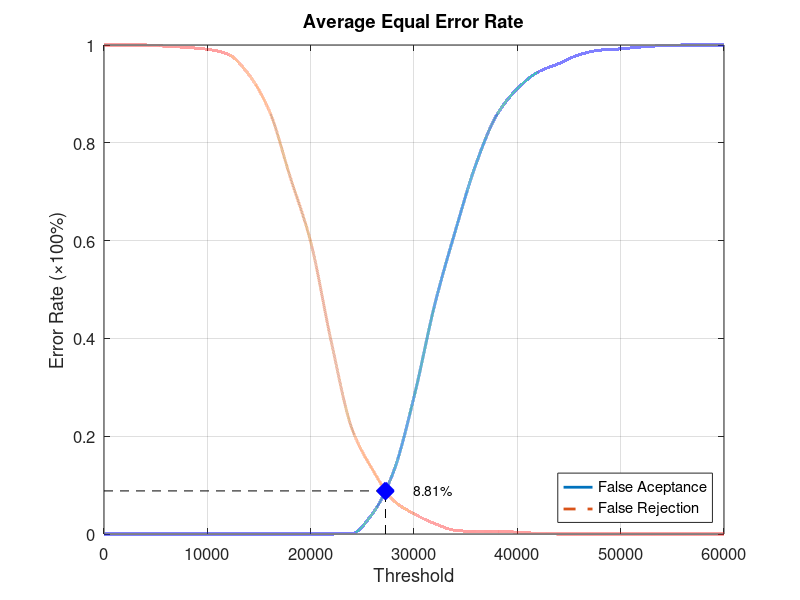
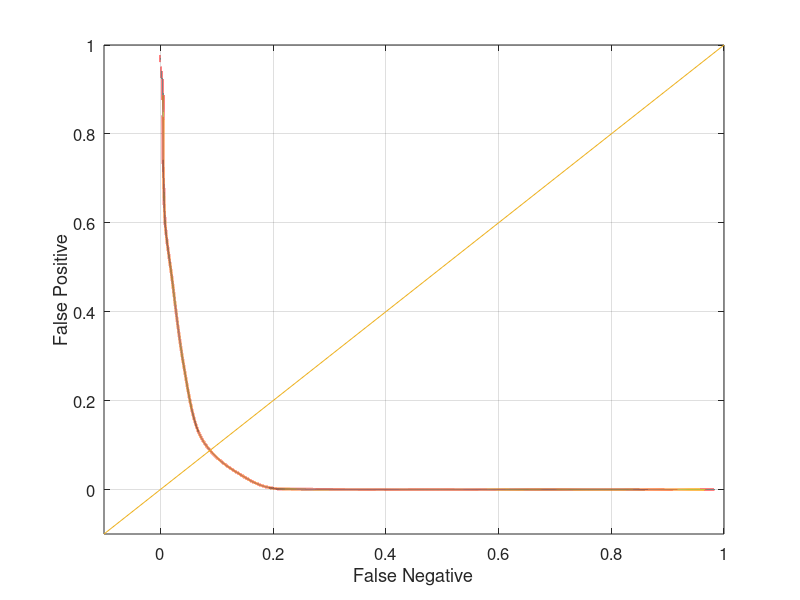

The MATLAB source for these figures, in order:
function yEER = Experiment5Average
close all;
clear;
clc;
x = 0:2000:60000;
xq = 0:0.5:60000;

y0 = [0 0 0 0 0 0 0 0 0 0 0 0 0.00131579 0.0421053 0.126316 0.280263 0.468421 0.619737 0.756579 0.856579 0.910526 0.944737 0.961842 0.980263 0.989474 0.992105 0.996053 0.998684 1 1 1];
yy0 = interp1(x, y0, xq, 'pchip');
y1 = [1 1 1 0.9975 0.995 0.99125 0.98125 0.94 0.865 0.73125 0.5975 0.3925 0.215 0.13125 0.06875 0.04125 0.02125 0.0075 0.005 0.005 0.00375 0.00125 0 0 0 0 0 0 0 0 0];
yy1 = interp1(x, y1, xq, 'pchip');

% Calculating EER: 
y2 = abs(y0 - y1);
find(y2 == min(y2))
yy2 = abs(yy0 - yy1);
xEER = find(yy2 == min(yy2));
xEERIndex = xq(xEER) % X-axis EER
yEER = yy0(xEER) % Y-axis EER

main = figure
plot(xq, yy0,'-','LineWidth', 2);	hold on
plot(xq, yy1,'--','LineWidth', 2);	hold on
plot([xEERIndex xEERIndex], [0 yEER], 'k--');	hold on
plot([0 xEERIndex], [yEER yEER], 'k--');	hold on
plot(xEERIndex, yEER, 'bx', 'LineWidth', 10);	hold on
text(xEERIndex + 10 * xEERIndex / 100, yEER, [num2str(round((10000 * yEER)) / 100) '%'])
legend('False Aceptance', 'False Rejection', 'Location', 'SouthEast')
xlabel('Threshold')
ylabel('Error Rate (\times100%)')
title('Average Equal Error Rate')
set(gca, 'FontSize', 12)
axis([0 60000 0 1])
grid on

print(main, 'Experiment5AverageMain', '-dpng');
FNRxFPR = figure('Color', [1 1 1]);
plot(yy1, yy0, '-', yy1, yy0, 'LineWidth', 2);
hold on
y = -0.1:0.1:1
plot(y, y); 
set(gca, 'FontSize', 12)
xlabel('False Negative')
ylabel('False Positive')
axis([-0.1 1 -0.1 1])
set(gca, 'FontSize', 12)
grid on

print(FNRxFPR, 'Experiment5AverageFNRxFPR','-dpng');
end
